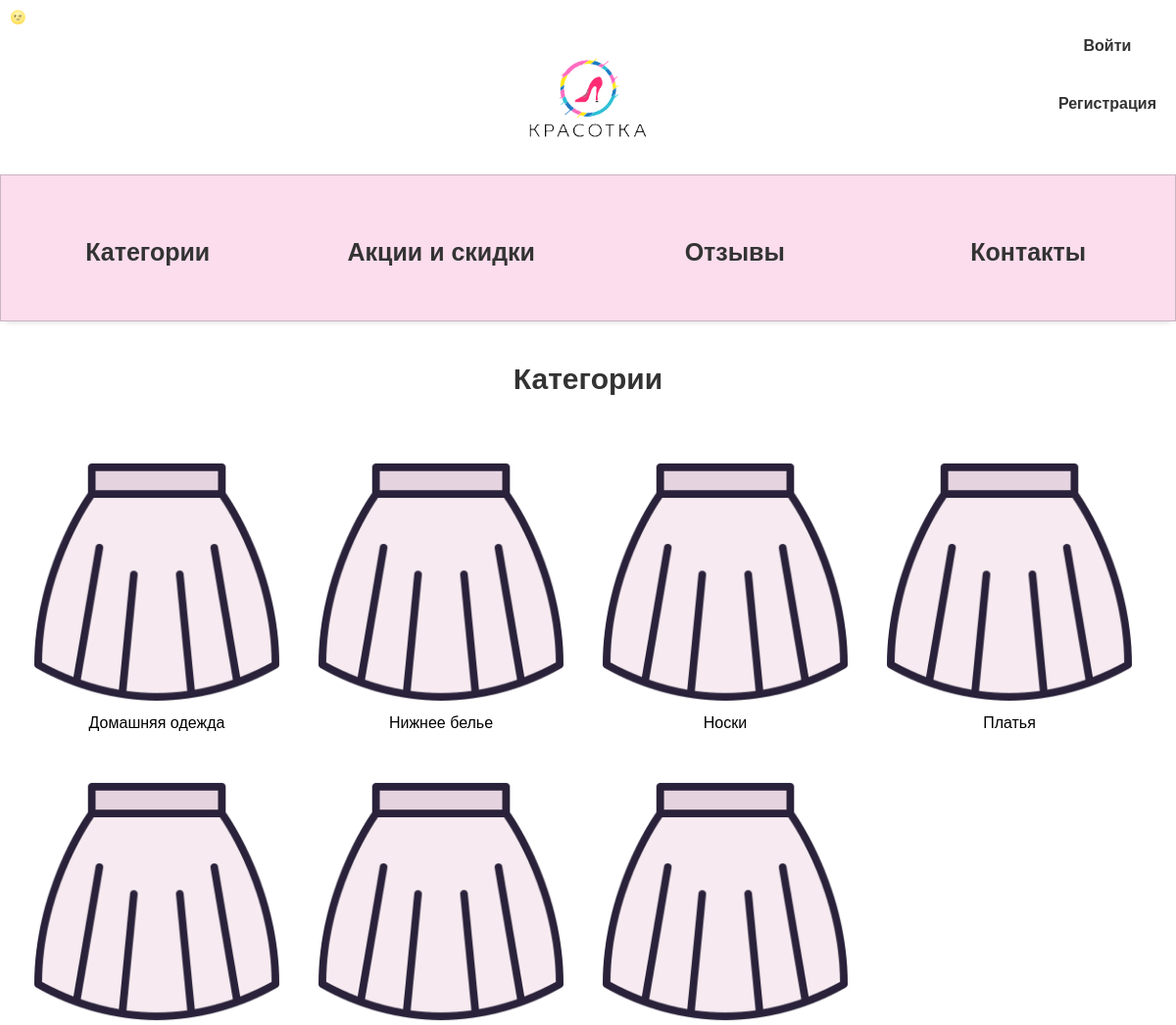
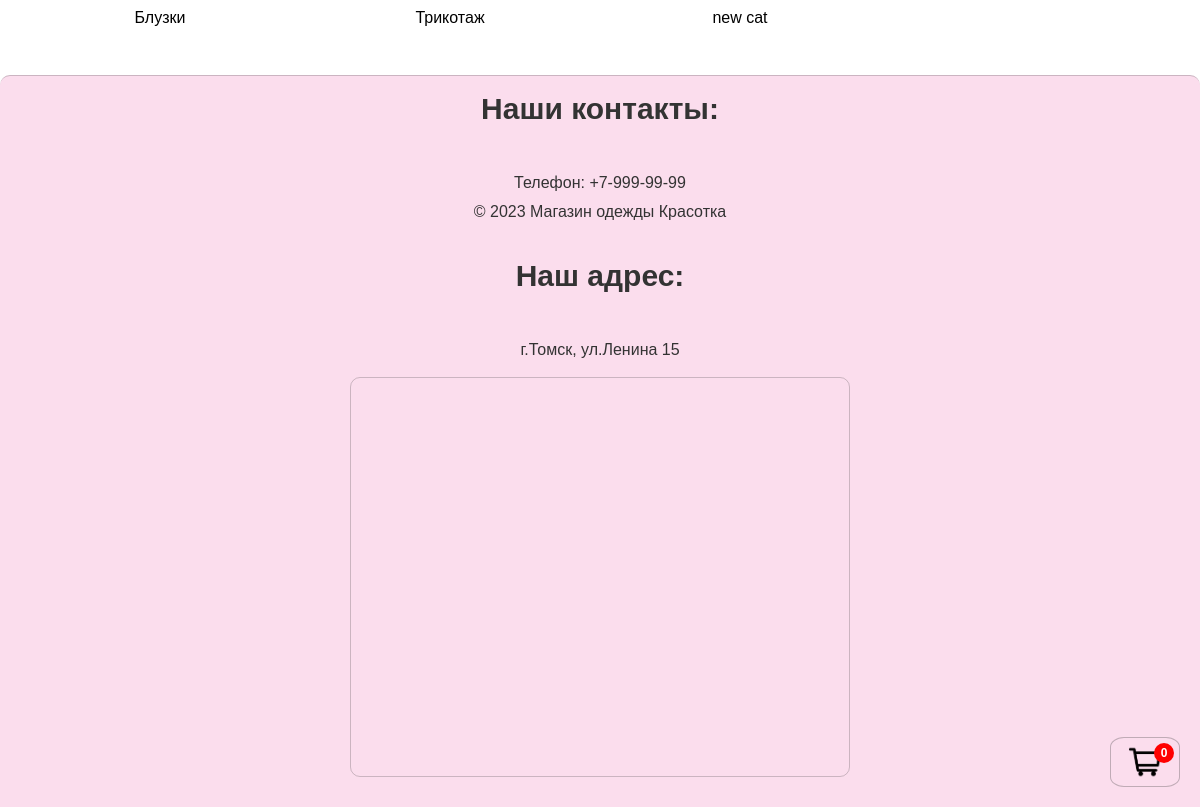
The page /category/ on the database its author committed (2 pictures, top to bottom).
### mainApp/models.py (models this page shows, shortened)
class Category(models.Model):
    name = models.CharField(max_length=100, verbose_name='Название категории')
    slug_name = models.CharField(max_length=100, default='slug_name', verbose_name='Слаг')
    class Meta:
        verbose_name = 'Категории'
        verbose_name_plural = 'Категории'

### mainApp/views.py (the view)
# urls.py: path('category/', Categorys.as_view(), name='category'),
class Categorys(ListView):
    def get(self, request, *args, **kwargs):
        categories = Category.objects.all()
        carts = get_cart_user(request)
        data = {
            'categories': categories,
            'carts': carts
        }
        return render(request, 'category.html', data)

### cart/models.py (called while the page is built)
    def total_quantity(self):
        if self:
            return sum(cart.quantity for cart in self)
        return 0

### mainApp/views.py (called while the page is built)
def get_cart_user(request):
    carts = Cart.objects.none()
    if request.user.is_authenticated:
        carts = Cart.objects.filter(user=request.user)
        print(carts)
    return carts

### mainApp/templates/category.html
{% extends "base.html" %}
{% load static %}
{% block content %}
<h2 style="text-align:center; color: #333;">Категории</h2>
		<section class="item-section">
			<ul class="item_list">
				{% for cat in categories %}
					<li class="item_list_item"><a href="http://127.0.0.1:8000/category/{{cat.slug_name}}/"><img src="{% static 'mainApp/img/юбка.png' %}" alt><br></a><p>{{cat.name}}</p></li>
				{% endfor %}
			</ul>
		</section>
{% endblock %}

### mainApp/static/mainApp/css/style.css (style rules this page uses)
* { box-sizing: border-box; margin: 0; padding: 0; transition: background-color 1s ease, color 1s ease; }
body, html { height: 100%; margin: 0; }
html { scroll-behavior: smooth; }
body { font-family: 'Gilroy-Medium', sans-serif; margin: 0; font-size: 1rem; font-weight: 400; line-height: 1.5; color: #292b2c; background-color: var(--color-bg); color: var(--color-text); overflow-x: hidden; }
a { text-decoration: none; color: #333; }
h2 { font-size: 30px; margin-bottom: 40px; }
ul { list-style: none; }
.item-section { display: flex; justify-content: center; }
.item_list { list-style: none; padding: 0; display: flex; flex-wrap: wrap; justify-content: flex-start; margin: 0 auto; }
.item_list_item { text-align: center; margin: 20px; max-width: 250px; display: flex; flex-direction: column; justify-content: space-between; }
img { max-width: 100%; }
p { font-size: 16px; margin-bottom: 5px; }

### rows shown on the page
Category: name "Домашняя одежда"
Category: name "Нижнее белье"
Category: name "Носки"
Category: name "Платья"
Category: name "Блузки"
Category: name "Трикотаж"
Category: name "new cat"

### other values the page prints
{{ carts.total_quantity }} "0"
